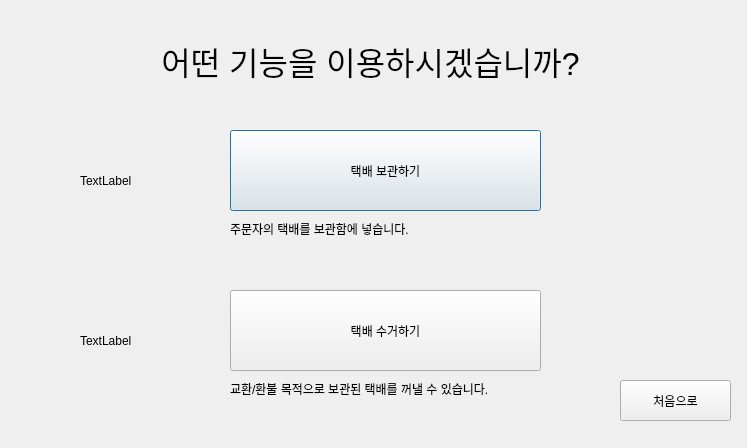
<?xml version="1.0" encoding="UTF-8"?>
<ui version="4.0">
 <class>Dialog</class>
 <widget class="QDialog" name="Dialog">
  <property name="geometry">
   <rect>
    <x>0</x>
    <y>0</y>
    <width>747</width>
    <height>448</height>
   </rect>
  </property>
  <property name="windowTitle">
   <string>Dialog</string>
  </property>
  <widget class="QPushButton" name="store_button">
   <property name="geometry">
    <rect>
     <x>230</x>
     <y>130</y>
     <width>311</width>
     <height>81</height>
    </rect>
   </property>
   <property name="text">
    <string>택배 보관하기</string>
   </property>
  </widget>
  <widget class="QLabel" name="label">
   <property name="geometry">
    <rect>
     <x>150</x>
     <y>30</y>
     <width>441</width>
     <height>61</height>
    </rect>
   </property>
   <property name="font">
    <font>
     <pointsize>24</pointsize>
    </font>
   </property>
   <property name="text">
    <string>어떤 기능을 이용하시겠습니까?</string>
   </property>
   <property name="alignment">
    <set>Qt::AlignCenter</set>
   </property>
  </widget>
  <widget class="QLabel" name="label_2">
   <property name="geometry">
    <rect>
     <x>230</x>
     <y>220</y>
     <width>311</width>
     <height>17</height>
    </rect>
   </property>
   <property name="text">
    <string>주문자의 택배를 보관함에 넣습니다.</string>
   </property>
  </widget>
  <widget class="QPushButton" name="receive_button">
   <property name="geometry">
    <rect>
     <x>230</x>
     <y>290</y>
     <width>311</width>
     <height>81</height>
    </rect>
   </property>
   <property name="text">
    <string>택배 수거하기</string>
   </property>
  </widget>
  <widget class="QLabel" name="label_3">
   <property name="geometry">
    <rect>
     <x>230</x>
     <y>380</y>
     <width>321</width>
     <height>17</height>
    </rect>
   </property>
   <property name="text">
    <string>교환/환불 목적으로 보관된 택배를 꺼낼 수 있습니다.</string>
   </property>
  </widget>
  <widget class="QLabel" name="store">
   <property name="geometry">
    <rect>
     <x>80</x>
     <y>120</y>
     <width>141</width>
     <height>121</height>
    </rect>
   </property>
   <property name="text">
    <string>TextLabel</string>
   </property>
  </widget>
  <widget class="QLabel" name="receive">
   <property name="geometry">
    <rect>
     <x>80</x>
     <y>280</y>
     <width>141</width>
     <height>121</height>
    </rect>
   </property>
   <property name="text">
    <string>TextLabel</string>
   </property>
  </widget>
  <widget class="QPushButton" name="home_button">
   <property name="geometry">
    <rect>
     <x>620</x>
     <y>380</y>
     <width>111</width>
     <height>41</height>
    </rect>
   </property>
   <property name="text">
    <string>처음으로</string>
   </property>
  </widget>
 </widget>
 <resources/>
 <connections/>
</ui>
